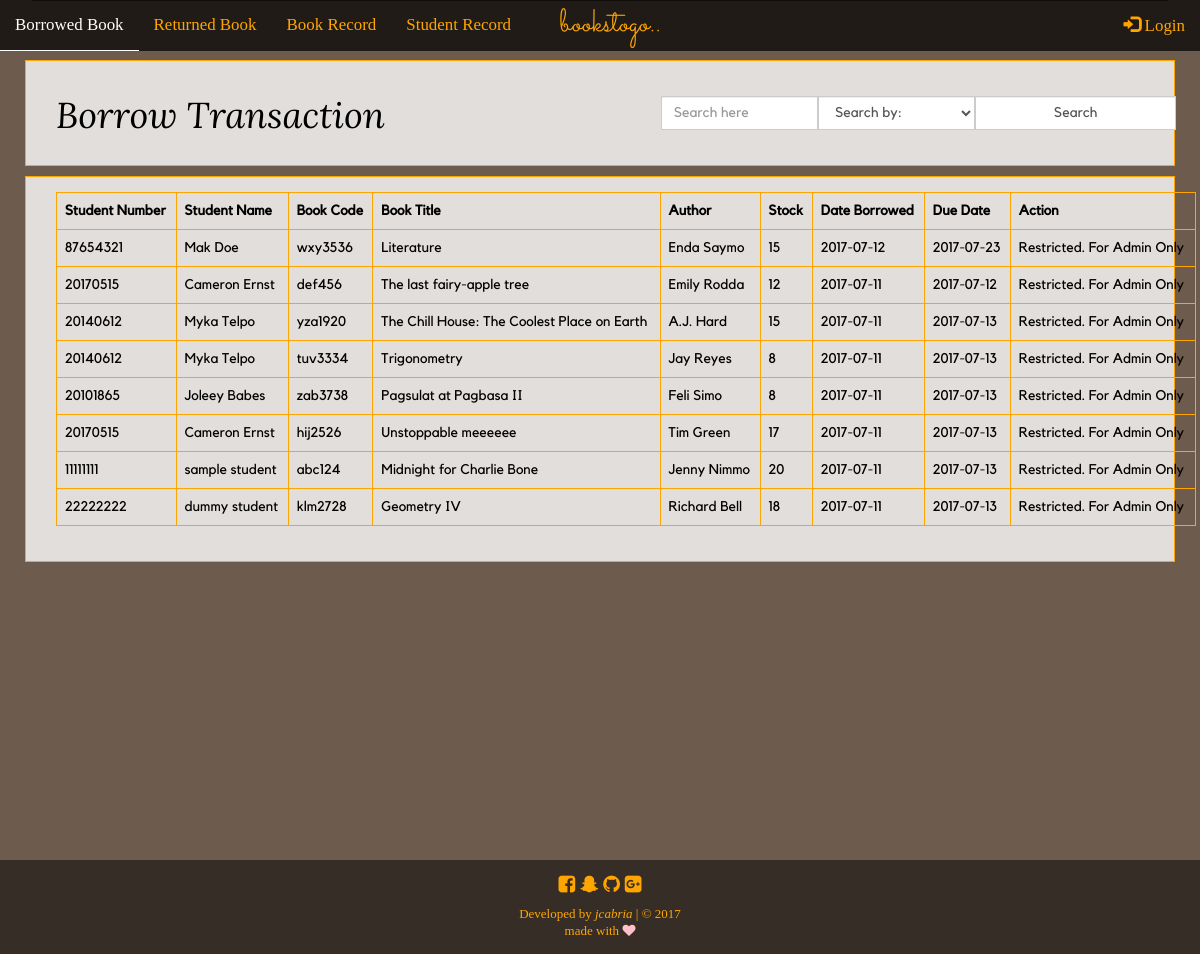
/transaction.php, run on the app's committed database.
### tables this page shows
CREATE TABLE `borrowed_trans` (
  `id` int(11) NOT NULL,
  `student_number_id` int(11) NOT NULL,
  `book_record_id` int(11) NOT NULL,
  `date_borrowed` date NOT NULL DEFAULT '0000-00-00',
  `due_date` date NOT NULL DEFAULT '0000-00-00'
);

CREATE TABLE `students_record` (
  `id` int(11) NOT NULL,
  `student_number` int(8) NOT NULL,
  `student_name` varchar(255) NOT NULL,
  `grade_level` varchar(255) NOT NULL
);

CREATE TABLE `books_record` (
  `id` int(11) NOT NULL,
  `book_code` varchar(11) NOT NULL,
  `book_title` varchar(255) NOT NULL,
  `author` varchar(255) NOT NULL,
  `category` varchar(255) NOT NULL,
  `stocks` int(11) NOT NULL
);

### transaction.php (the view, shortened to what this page needs)
<?php
	function display_content () {
		require_once('connection.php');
		echo"
		<div class='container-fluid trans-div'>
			<div class='container'>
				<div class='row'>
					<form method='POST' action=''>
						<div class='col-md-6'>
							<h1>Borrow Transaction</h1>
						</div>
						<div class='col-md-6'>
							<div class='input-group search_trans'>
								<span class='input-group-btn'>
									<input type='text' class='form-control' placeholder='Search here' name='search_brw'>
								</span>
								<span class='input-group-btn'>
									<select name='search_ddown' class='form-control'>
										<option disabled selected>Search by:</option>
										<option value='student_number'>Student Number</option>
										<option value='student_name'>Student Name</option>
										<option value='book_code'>Book Code</option>
										<option value='book_title'>Book Title</option>
										<option value='author'>Author</option>
										<option value='stocks'>Stock</option>
										<option value='date_borrowed'>Date Borrowed</option>
										<option value='due_date'>Due Date</option>
									</select>
								</span>
								<span class='input-group-btn'>
										<input type='submit' class='form-control' name='search_brw_btn' value='Search'>
								</span>
							</div>
						</div>
					</form>
				</div>
			</div>
		</div>";
		$sql = "SELECT sr.student_number,sr.student_name,br.book_code,br.book_title,br.author,br.stocks,bt.date_borrowed,bt.due_date,bt.id FROM borrowed_trans bt JOIN students_record sr ON bt.student_number_id = sr.student_number JOIN books_record br ON bt.book_record_id=br.id ORDER BY date_borrowed DESC";
		$show = mysqli_query($conn,$sql);
		if (isset($_POST['search_brw_btn'])) {
			$search_brw = $_POST['search_brw'];
			$search_ddown = $_POST['search_ddown'];
			$query = "SELECT * FROM borrowed_trans bt JOIN students_record sr ON bt.student_number_id = sr.student_number JOIN books_record br ON bt.book_record_id=br.id WHERE $search_ddown LIKE '%$search_brw%'";
			$result = mysqli_query($conn, $query);
			echo "Search result for <em>$search_brw</em>. Found " .mysqli_num_rows($result). " result.<br><hr><br>";
			if (mysqli_num_rows($result) > 0) {
					echo "<div class='container-fluid trans-div'>
							<div class='container'>
								<div class='table-responsive'>
									<table class='table table-bordered table-hover'>
										<thead>
											<tr>
												<th>Student Number</th>
												<th>Student Name</th>
												<th>Book Code</th>
												<th>Book Title</th>
												<th>Author</th>
												<th>Stock</th>
												<th>Date Borrowed</th>
												<th>Due Date</th>
												<th>Action</th>
											</tr>
										</thead>
										<tbody>";
										while ($row = mysqli_fetch_assoc($result)) {
										extract($row);
										echo "<tr>
												<td>".$row['student_number']."</td>
												<td>".$row['student_name']."</td>
												<td>".$row['book_code']."</td>
												<td>".$row['book_title']."</td>
												<td>".$row['author']."</td>
												<td>".$row['stocks']."</td>
												<td>".$row['date_borrowed']."</td>
												<td>".$row['due_date']."</td>";
											if (isset($_SESSION['username'])) {
										echo"	<td>";
												echo'<a type="button" class="btn btn-default" href="return_book.php?bt-id='.$id.'">Return Book</a>';
										echo"	</td>";
											} else {
												echo "<td>Restricted. For Admin Only</td>";
											}
									echo"	</tr>";
										}
										echo "</tbody>
									</table>
								</div>
							</div>
						</div>
							";
			}
		}
		else {
			if (mysqli_num_rows($show) > 0) {
					echo"
					<div class='container-fluid trans-div'>
						<div class='container '>
							<div class='table-responsive'>
								<table class='table table-bordered table-hover'>
									<thead>
										<tr>
											<th>Student Number</th>
											<th>Student Name</th>
											<th>Book Code</th>
											<th>Book Title</th>
											<th>Author</th>
											<th>Stock</th>
											<th>Date Borrowed</th>
											<th>Due Date</th>
											<th>Action</th>
										</tr>
									</thead>
									<tbody>";
									while ($row = mysqli_fetch_assoc($show)) {
									extract($row);
									echo "<tr>
											<td>".$row['student_number']."</td>
											<td>".$row['student_name']."</td>
											<td>".$row['book_code']."</td>
											<td>".$row['book_title']."</td>
											<td>".$row['author']."</td>
											<td>".$row['stocks']."</td>
											<td>".$row['date_borrowed']."</td>
											<td>".$row['due_date']."</td>";
										if (isset($_SESSION['username'])) {
									echo"	<td>";
											echo'<a type="button" class="btn btn-default" href="return_book.php?bt-id='.$id.'">Return Book</a>';
										echo"</td>";
										} else {
											echo "<td>Restricted. For Admin Only</td>";
										}
									echo"</tr>";
									}
									echo "</tbody>
								</table>
							</div>
						</div>
					</div>";
			}
		}
	}
	require_once('template.php');
 ?>

### template.php (style rules this page uses)
body { background-color: #dab69d; background-image: linear-gradient( rgba(0,0,0,0.5), rgba(0,0,0,0.5) ), url("image/unsplash7.jpg"); background-attachment: fixed; height: auto; background-size: cover; background-position: center center; }
.contents-here h1 { font-family: "mynav2"; }
.contents-here p, .search-row, .contents-here input, .contents-here select, .contents-here span, .search-div th, .search-div td, .trans-div th, .trans-div td { font-family: "kollektif"; }
.search-div, .trans-div, .rtn-invnt-div, .bk-invnt-div, .stud-record-div { background-color: rgba(255,255,255,0.8); border: 1px solid orange; padding: 15px; margin: 10px; color: black; }
.table-bordered, .table-bordered > thead > tr > th, .table-bordered > tbody > tr > td { border: 1px solid orange; }
.search_trans { padding: 20px; }

### data on the page
borrowed_trans: students_record.student_number "87654321", students_record.student_name "Mak Doe", books_record.book_code "wxy3536", books_record.book_title "Literature", books_record.author "Enda Saymo", books_record.stocks "15", date_borrowed "2017-07-12", due_date "2017-07-23"
borrowed_trans: students_record.student_number "20170515", students_record.student_name "Cameron Ernst", books_record.book_code "def456", books_record.book_title "The last fairy-apple tree", books_record.author "Emily Rodda", books_record.stocks "12", date_borrowed "2017-07-11", due_date "2017-07-12"
borrowed_trans: students_record.student_number "20140612", students_record.student_name "Myka Telpo", books_record.book_code "yza1920", books_record.book_title "The Chill House: The Coolest Place on Earth", books_record.author "A.J. Hard", books_record.stocks "15", date_borrowed "2017-07-11", due_date "2017-07-13"
borrowed_trans: students_record.student_number "20140612", students_record.student_name "Myka Telpo", books_record.book_code "tuv3334", books_record.book_title "Trigonometry", books_record.author "Jay Reyes", books_record.stocks "8", date_borrowed "2017-07-11", due_date "2017-07-13"
borrowed_trans: students_record.student_number "20101865", students_record.student_name "Joleey Babes", books_record.book_code "zab3738", books_record.book_title "Pagsulat at Pagbasa II", books_record.author "Feli Simo", books_record.stocks "8", date_borrowed "2017-07-11", due_date "2017-07-13"
borrowed_trans: students_record.student_number "20170515", students_record.student_name "Cameron Ernst", books_record.book_code "hij2526", books_record.book_title "Unstoppable meeeeee", books_record.author "Tim Green", books_record.stocks "17", date_borrowed "2017-07-11", due_date "2017-07-13"
borrowed_trans: students_record.student_number "11111111", students_record.student_name "sample student", books_record.book_code "abc124", books_record.book_title "Midnight for Charlie Bone", books_record.author "Jenny Nimmo", books_record.stocks "20", date_borrowed "2017-07-11", due_date "2017-07-13"
borrowed_trans: students_record.student_number "22222222", students_record.student_name "dummy student", books_record.book_code "klm2728", books_record.book_title "Geometry IV", books_record.author "Richard Bell", books_record.stocks "18", date_borrowed "2017-07-11", due_date "2017-07-13"
